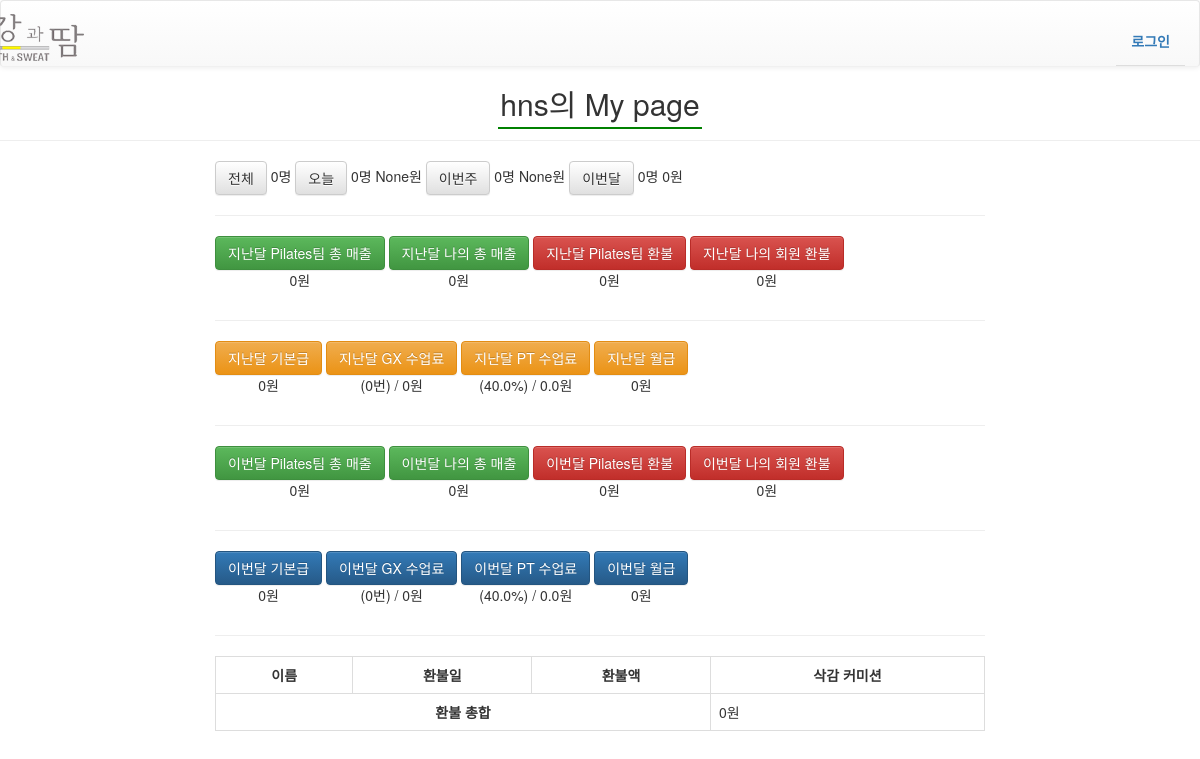
Page /Pilates_mypage/1/ on the committed database.
### health/authentication/models.py (models this page shows)
class User(AbstractUser):
    sex = models.CharField(max_length=12, verbose_name='성별',null=True)
    birth = models.DateField(null=True, blank=True)
    phone_num = models.CharField(max_length=32, null=True, help_text='Ex) 010-1234-1234',verbose_name='휴대번호')
    teamleader = models.BooleanField(blank=True, default=False, verbose_name='팀장 여부')
    basic_salary = models.DecimalField(max_digits=10, decimal_places=0, default=0 ,verbose_name='기본급')
    pilates_GX = models.CharField(max_length=32, blank=True, null=True, help_text='필라테스 gx정책',verbose_name='필라테스 GX정책')
    pilates_PT = models.CharField(max_length=32, blank=True, null=True, help_text='필라테스 PT정책',verbose_name='필라테스 PT정책')

### health/management/models.py (models this page shows, shortened)
class Pilates_PT(models.Model): #PT는 퍼센트로 .
    fix_rate = models.FloatField(default=0.0, verbose_name='Pilates 고정된 비율의 PT 커미션') #매출당 달라지는 pt는, Pilates_Commission에서 해결.

### health/fitness/views.py (the view, shortened to what this page needs)
# urls.py: url(r'^Pilates_mypage/(?P<staff_id>\d+)/$', views.Pilates_mypage, name='Pilates_mypage'),
def Pilates_mypage(request, staff_id):
    staff = User.objects.get(id=staff_id)
    PT_members = staff.PT_members.all()
    date = datetime.date.today() #오늘 받기
    today_members = PT_members.filter(PT_registered_date=date) #오늘 등록한 회원
    today_members_pay = today_members.aggregate(Sum('PT_payment_amount')).get('PT_payment_amount__sum',0.00)
    start_week = date- datetime.timedelta(date.weekday()) #이번주(월요일시작)
    end_week = start_week + datetime.timedelta(6) #월요일 + 6 (일요일)
    this_month = datetime.timedelta(date.month)
    thisweek_members = PT_members.filter(PT_registered_date__range=[start_week, end_week])
    thisweek_members_pay = thisweek_members.aggregate(Sum('PT_payment_amount')).get('PT_payment_amount__sum',0.00)
    this_month_start = datetime.datetime(date.year, date.month, 1) #이번달의 1일
    thismonth_members = PT_members.filter(PT_registered_date__range=[this_month_start, date])
    thismonth_members_pay = thismonth_members.aggregate(Sum('PT_payment_amount')).get('PT_payment_amount__sum',0.00) if thismonth_members else 0
    if date.month == 1: #1월이면, 작년 12월 return
        year = date.year-1
        last_month= 12
    else:
        year = date.year
        last_month = date.month-1
    lastmonth_members = PT_members.filter(PT_registered_date__year=year).filter(PT_registered_date__month=last_month)
    lastmonth_members_pay = lastmonth_members.aggregate(Sum('PT_payment_amount')).get('PT_payment_amount__sum',0.00) if lastmonth_members else 0
    basic_salary = staff.basic_salary
    last_team_sales_before=int(0)
    last_tuition = int(0)
    this_team_sales_before=int(0)
    this_tuition = int(0)
    team_members = User.objects.filter(groups__name='Pilates') #필라테스 팀 직원들
    lastmonth_PT_schedules = Schedule.objects.filter(Trainer=staff).filter(start__year=year).filter(start__month=last_month).filter(GX=False).filter(~Q(title__icontains='SV')).filter(~Q(title__icontains='OT')) #지난달에 pt받은 회원들
    thismonth_PT_schedules = Schedule.objects.filter(Trainer=staff).filter(start__year=date.year).filter(start__month=date.month).filter(GX=False).filter(~Q(title__icontains='SV')).filter(~Q(title__icontains='OT')) #이번달에 pt받은 회원들
    lastmonth_GX_schedules = Schedule.objects.filter(Trainer=staff).filter(start__year=year).filter(start__month=last_month).filter(GX=True) #지난달 GX 갯수
    thismonth_GX_schedules = Schedule.objects.filter(Trainer=staff).filter(start__year=date.year).filter(start__month=date.month).filter(GX=True) #이번달 GX 갯수
    last_refund_list = RefundHistory.objects.none()
    this_refund_list = RefundHistory.objects.none()
    last_refund_list = last_refund_list.distinct()
    this_refund_list = this_refund_list.distinct()
    last_personal_refund = int(0)
    for i in last_refund_list:
        last_personal_refund = last_personal_refund + i.refund_amount #지난달 나의 회원 총 환불.
    this_personal_refund = int(0)
    for i in this_refund_list:
        this_personal_refund = this_personal_refund + i.refund_amount #이번달 나의 회원 총 환불.
    last_Pilates_refund = RefundHistory.objects.filter(division="Pilates").filter(refund_date__year=year).filter(refund_date__month=last_month)  #지난달 필라팀 총 환불.
    last_Pilates_refund_amount = last_Pilates_refund.aggregate(Sum('refund_amount')).get('refund_amount__sum',0.00) if last_Pilates_refund else 0 #Suspect some of members
    this_Pilates_refund = RefundHistory.objects.filter(division="Pilates").filter(refund_date__range=[this_month_start, date]) #이번달 필라팀 총 환불.
    this_Pilates_refund_amount = this_Pilates_refund.aggregate(Sum('refund_amount')).get('refund_amount__sum',0.00) if this_Pilates_refund else 0 #Suspect some of members
    last_team_sales = last_team_sales_before - last_Pilates_refund_amount
    if last_team_sales <0:
        last_team_sales=0
    lastmonth_members_pay_before = lastmonth_members_pay
    lastmonth_members_pay = lastmonth_members_pay_before - last_personal_refund
    if lastmonth_members_pay < 0:
        lastmonth_members_pay=0
    this_team_sales = this_team_sales_before - this_Pilates_refund_amount
    if this_team_sales < 0 :
        this_team_sales =0
    thismonth_members_pay_before = thismonth_members_pay
    thismonth_members_pay = thismonth_members_pay_before - this_personal_refund
    if thismonth_members_pay < 0:
        thismonth_members_pay = 0
    if staff.teamleader == True:
        last_PT_commission_rate = 0
        this_PT_commission_rate = 0 #팀장은 PT비율로 안하니 0으로.
        last_commissions = Pilates_Teamleader_Commission.objects.filter(min_sales__lte=last_team_sales).filter(max_sales__gt=last_team_sales)
        this_commissions = Pilates_Teamleader_Commission.objects.filter(min_sales__lte=this_team_sales).filter(max_sales__gt=this_team_sales)
        for c in last_commissions:
            last_commission_rate = c.commission
            last_GX_tuition = c.GX_tuition
            last_PT_tuition = c.PT_tuition
        for c in this_commissions:
            this_commission_rate = c.commission
            this_GX_tuition = c.GX_tuition
            this_PT_tuition = c.PT_tuition
        last_commission = float(last_team_sales) * last_commission_rate/100
        this_commission = float(this_team_sales) * this_commission_rate/100
        last_GX_commission = lastmonth_GX_schedules.count() * last_GX_tuition
        last_PT_commission = lastmonth_PT_schedules.count() * last_PT_tuition
        this_GX_commission = thismonth_GX_schedules.count() * this_GX_tuition
        this_PT_commission = thismonth_PT_schedules.count() * this_PT_tuition
    else:
        last_commission = int(0)
        this_commission = int(0) #팀원은, 팀커미션 없으니 0으로.
        last_commission_rate = 0
        this_commission_rate = 0
        if staff.pilates_GX == 'basic': #고정된 GX수업비
            for gx in Pilates_GX_Basic.objects.all(): #2만원인 gx 커미션정책 가져오기.
                last_GX_commission = gx.tuition * lastmonth_GX_schedules.count()
                this_GX_commission = gx.tuition * thismonth_GX_schedules.count()
        else: #명수에 따른 GX수업비
            last_GX_commission = int(0)
            this_GX_commission = int(0)
            for gx in Pilates_GX_DependingNum.objects.all():
                min_num = gx.depending_number_min #1, 3, 5
                max_num = gx.depending_number_max #2, 4, 7
                last_GX = lastmonth_GX_schedules.filter(number__lte=max_num).filter(number__gte=min_num) #처음엔 1~2명, 다음엔 3~4명, 다음엔 5~6명
                last_GX_commission = last_GX_commission + (last_GX.count() * gx.tuition)
                this_GX = thismonth_GX_schedules.filter(number__lte=max_num).filter(number__gte=min_num) #처음엔 1~2명, 다음엔 3~4명, 다음엔 5~6명
                this_GX_commission +=  (this_GX.count() * gx.tuition)
        if staff.pilates_PT == 'basic': #매출에 따른 PT수업료.
            last_commissions = Pilates_Commission.objects.filter(min_personal_sales__lte=lastmonth_members_pay).filter(max_personal_sales__gt=lastmonth_members_pay)
            this_commissions = Pilates_Commission.objects.filter(min_personal_sales__lte=thismonth_members_pay).filter(max_personal_sales__gt=thismonth_members_pay)
            for c in last_commissions:
                last_PT_commission_rate = c.tuition_commission
            last_PT_commission = lastmonth_PT_schedules.count() * last_PT_commission_rate/100
            for c in this_commissions:
                this_PT_commission_rate = c.tuition_commission
            this_PT_commission = thismonth_PT_schedules.count() * this_PT_commission_rate/100
        else: #고정된 PT수업료 비율
            for pt in Pilates_PT.objects.all():
                last_PT_commission_rate = pt.fix_rate
                this_PT_commission_rate = pt.fix_rate
            last_PT_commission = float(lastmonth_members_pay) * last_PT_commission_rate/100
            this_PT_commission = float(thismonth_members_pay) * this_PT_commission_rate/100
    last_total = int(staff.basic_salary) + int(last_commission) + int(last_GX_commission) + int(last_PT_commission)
    this_total = int(staff.basic_salary) + int(this_commission) + int(this_GX_commission) + int(this_PT_commission)
    context={
        'staff' : staff,
        'PT_members' : PT_members,
        'today_members' : today_members,
        'today_members_pay' : today_members_pay,
        'thisweek_members' : thisweek_members,
        'thisweek_members_pay' :thisweek_members_pay,
        'thismonth_members' : thismonth_members,
        'thismonth_members_pay' : thismonth_members_pay,
        'thismonth_members_pay_before':thismonth_members_pay_before,
        'basic_salary' :basic_salary,
        'lastmonth_members_pay' :lastmonth_members_pay,
        'last_team_sales_before' : last_team_sales_before,
        'last_commission' : last_commission,
        'last_commission_rate' : last_commission_rate,
        'last_GX_commission' : last_GX_commission,
        'last_PT_commission' : last_PT_commission,
        'lastmonth_GX_schedules' : lastmonth_GX_schedules.count(),
        'lastmonth_PT_schedules' : lastmonth_PT_schedules.count(),
        'last_PT_commission_rate' : last_PT_commission_rate,
        'last_total' : last_total,
        'this_team_sales_before' : this_team_sales_before,
        'this_commission' : this_commission,
        'this_commission_rate' : this_commission_rate,
        'this_GX_commission' : this_GX_commission,
        'this_PT_commission' : this_PT_commission,
        'thismonth_GX_schedules' :thismonth_GX_schedules.count(),
        'thismonth_PT_schedules' : thismonth_PT_schedules.count(),
        'this_PT_commission_rate' : this_PT_commission_rate,
        'this_total' : this_total,
        'this_refund_list' : this_refund_list,
        'last_personal_refund' : last_personal_refund,
        'last_Pilates_refund' : last_Pilates_refund,
        'last_Pilates_refund_amount' : last_Pilates_refund_amount,
        'this_personal_refund' : this_personal_refund,
        'this_Pilates_refund' : this_Pilates_refund,
        'this_Pilates_refund_amount' : this_Pilates_refund_amount,
    }
    return render(request, 'Pilates_mypage.html', context)

### health/static/templates/Pilates_mypage.html (shortened to what this page needs)
{% extends "navbar.html" %}
{% load humanize %}
{% block content %}
<h2 class="text-center"><span class="header">{{staff}}의 My page</span></h2>
<hr/>
<div class="col-xs-8 col-xs-offset-2">
<div class="btn btn-default">전체</div>
{{PT_members.count}}명
<div class="btn btn-default">오늘</div>
{{today_members.count}}명
<span>{{today_members_pay |intcomma}}원</span>
<div class="btn btn-default">이번주</div>
{{thisweek_members.count}}명
<span>{{thisweek_members_pay |intcomma}}원</span>
<div class="btn btn-default">이번달</div>
<span>{{thismonth_members.count}}명</span>
<span>{{thismonth_members_pay_before |intcomma}}원</span>
<hr/>
<div class="text-center" style="display: inline-block;">
<a class="btn btn-success">지난달 Pilates팀 총 매출</a>
<p><span class="team_sales">{{last_team_sales_before |intcomma}}</span>원</p>
</div>
<div class="text-center" style="display: inline-block;">
<a class="btn btn-success">지난달 나의 총 매출</a>
<p><span class="personal_sales">{{lastmonth_members_pay |intcomma}}</span>원</p>
</div>
<div class="text-center" style="display: inline-block;">
<a class="btn btn-danger">지난달 Pilates팀 환불</a>
<p><span class="last_Pilates_refund_amount">{{ last_Pilates_refund_amount|intcomma }}</span>원</p>
</div>
<div class="text-center" style="display: inline-block;">
<a class="btn btn-danger">지난달 나의 회원 환불</a>
<p><span class="last_personal_refund">{{ last_personal_refund|intcomma }}</span>원</p>
</div>
<hr/>
<div class="text-center" style="display: inline-block;">
<a class="btn btn-warning">지난달 기본급</a>
<p><span class="basic_salary">{{basic_salary |intcomma}}</span>원</p>
</div>
<div class="text-center" style="display: inline-block;">
<div class="btn btn-warning">지난달 GX 수업료</div>
<p><span>({{ lastmonth_GX_schedules }}</span>번) / <span class="GX_commission">{{ last_GX_commission |intcomma}}</span>원</p>
</div>
<div class="text-center" style="display: inline-block;">
<div class="btn btn-warning">지난달 PT 수업료</div>
{% if staff.teamleader %}
    <p>(<span>{{ lastmonth_PT_schedules }}회</span>)
{% else %}
    <p>(<span class="PT_commission_rate">{{ last_PT_commission_rate }}</span>%)
{% endif %}
     / <span class="PT_commission">{{ last_PT_commission |intcomma}}</span>원</p>
</div>
<div class="text-center" style="display: inline-block;">
<div class="btn btn-warning">지난달 월급</div>
<p><span class="salary">{{ last_total |intcomma}}</span>원</p>
</div>
<hr>
<div class="text-center" style="display: inline-block;">
<a class="btn btn-success">이번달 Pilates팀 총 매출</a>
<p><span class="team_sales">{{this_team_sales_before |intcomma}}</span>원</p>
</div>
<div class="text-center" style="display: inline-block;">
<a class="btn btn-success">이번달 나의 총 매출</a>
<p><span class="personal_sales">{{thismonth_members_pay_before |intcomma}}</span>원</p>
</div>
<div class="text-center" style="display: inline-block;">
<a class="btn btn-danger">이번달 Pilates팀 환불</a>
<p>{{ this_Pilates_refund_amount|intcomma }}원</p>
</div>
<div class="text-center" style="display: inline-block;">
<a class="btn btn-danger">이번달 나의 회원 환불</a>
<p>{{ this_personal_refund|intcomma }}원</p>
</div>
<hr/>
<div class="text-center" style="display: inline-block;">
<div class="btn btn-primary">이번달 기본급</div>
<p>{{ basic_salary |intcomma}}원</p>
</div>
<div class="text-center" style="display: inline-block;">
<div class="btn btn-primary">이번달 GX 수업료</div>
<p>({{ thismonth_GX_schedules }}번) / {{ this_GX_commission |intcomma}}원</p>
</div>
<div class="text-center" style="display: inline-block;">
<div class="btn btn-primary">이번달 PT 수업료</div>
{% if staff.teamleader %}
    <p>({{ thismonth_PT_schedules }}회)
{% else %}
    <p>({{ this_PT_commission_rate }}%)
{% endif %}
 / {{ this_PT_commission |intcomma}}원</p>
</div>
<div class="text-center" style="display: inline-block;">
<div class="btn btn-primary">이번달 월급</div>
<p>{{ this_total |intcomma }}원</p>
</div>
<hr/>
<table class="table table-bordered">
    <tr>
        <th>이름</th>
        <th>환불일</th>
        <th>환불액</th>
        <th>삭감 커미션</th>
    </tr>
    <tr>
        <th colspan="3">환불 총합 </th>
        <td>{{ this_personal_refund |intcomma}}원</td>
</table>
</div>
{% endblock %}

### health/static/css/main.css (style rules this page uses)
a, a:hover, a:active, a:focus, button:focus { outline: 0; border: 0; text-decoration: none; }
.header { padding:2px; border-bottom:2px solid green; }
.schedule-table tbody tr td:first-child .schedule-table tbody tr th:first-child, { width: 10px; }
.table th { text-align: center; }

### rows in the picture
User: username "hns", basic_salary "0"
Pilates_PT: fix_rate "40.0"

### other values in the picture
{{ PT_members.count }} "0"
{{ today_members.count }} "0"
{{ today_members_pay |intcomma }} "None"
{{ thisweek_members.count }} "0"
{{ thisweek_members_pay |intcomma }} "None"
{{ thismonth_members.count }} "0"
{{ thismonth_members_pay_before |intcomma }} "0"
{{ last_team_sales_before |intcomma }} "0"
{{ lastmonth_members_pay |intcomma }} "0"
{{ last_Pilates_refund_amount|intcomma }} "0"
{{ last_personal_refund|intcomma }} "0"
{{ lastmonth_GX_schedules }} "0"
{{ last_GX_commission |intcomma }} "0"
{{ last_PT_commission |intcomma }} "0.0"
{{ last_total |intcomma }} "0"
